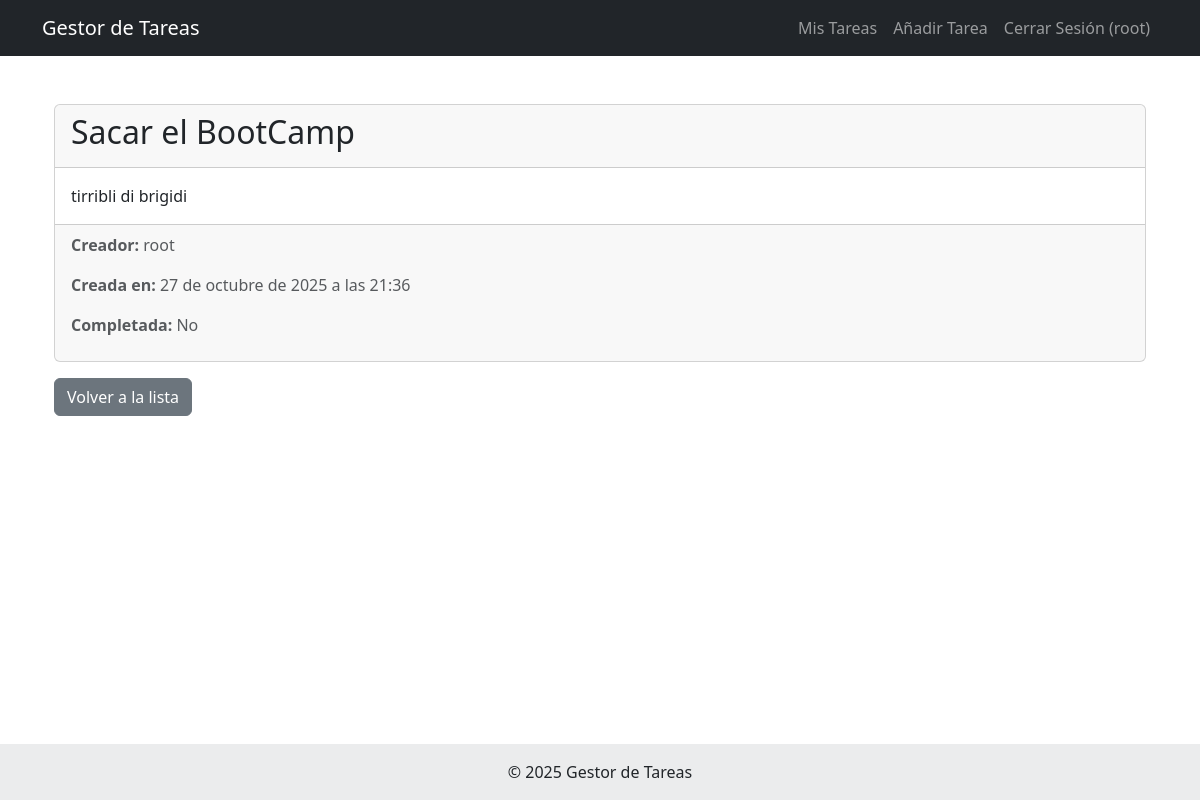
The app's page /tareas/1/ (signed in) with its own data.
### tareas/models.py (models this page shows, shortened)
class Tarea(models.Model):
    titulo = models.CharField(max_length=200)
    descripcion = models.TextField(blank=True, null=True)
    completada = models.BooleanField(default=False)
    creada_en = models.DateTimeField(auto_now_add=True)
    usuario = models.ForeignKey(User, on_delete=models.CASCADE)

### tareas/views.py (the view)
# urls.py: path('tareas/<int:tarea_id>/', views.tarea_detail, name='tarea_detail'),
@login_required
def tarea_detail(request, tarea_id):
    tarea = get_object_or_404(Tarea, id=tarea_id, usuario=request.user)
    return render(request, 'tarea_detail.html', {'tarea': tarea})

### tareas/templates/tarea_detail.html (shortened to what this page needs)
{% extends 'base.html' %}
{% block content %}
<div class="container mt-4">
    {% if tarea %}
        <div class="card">
            <div class="card-header">
                <h2>{{ tarea.titulo }}</h2>
            </div>
            <div class="card-body">
                <p class="card-text">{{ tarea.descripcion }}</p>
            </div>
            <div class="card-footer text-muted">
                <p><b>Creador:</b> {{ tarea.usuario.username }}</p>
                <p><b>Creada en:</b> {{ tarea.creada_en }}</p>
                <p><b>Completada:</b> {% if tarea.completada %}Sí{% else %}No{% endif %}</p>
            </div>
        </div>
        <a href="{% url 'lista_tareas' %}" class="btn btn-secondary mt-3">Volver a la lista</a>
    {% else %}
        <div class="alert alert-warning" role="alert">
            La tarea que buscas no existe o no tienes permiso para verla.
        </div>
    {% endif %}
</div>
{% endblock %}

### tareas/templates/navbar.html (shortened to what this page needs)
<nav class="navbar navbar-expand-lg navbar-dark bg-dark">
    <div class="container">
        <a class="navbar-brand" href="{% url 'index' %}">Gestor de Tareas</a>
        <div class="collapse navbar-collapse" id="navbarNav">
            <ul class="navbar-nav ms-auto">
                {% if user.is_authenticated %}
                    <li class="nav-item">
                        <a class="nav-link" href="{% url 'lista_tareas' %}">Mis Tareas</a>
                    </li>
                    <li class="nav-item">
                        <a class="nav-link" href="{% url 'crear_tarea' %}">Añadir Tarea</a>
                    </li>
                    <li class="nav-item">
                        <a class="nav-link" href="{% url 'cerrar_sesion' %}">Cerrar Sesión ({{ user.username }})</a>
                    </li>
                {% endif %}
            </ul>
        </div>
    </div>
</nav>

### records on screen
Tarea: titulo "Sacar el BootCamp", descripcion "tirribli di brigidi", usuario.username "root", creada_en "27 de octubre de 2025 a las 21:36"

### other values on screen
{{ user.username }} "root"
